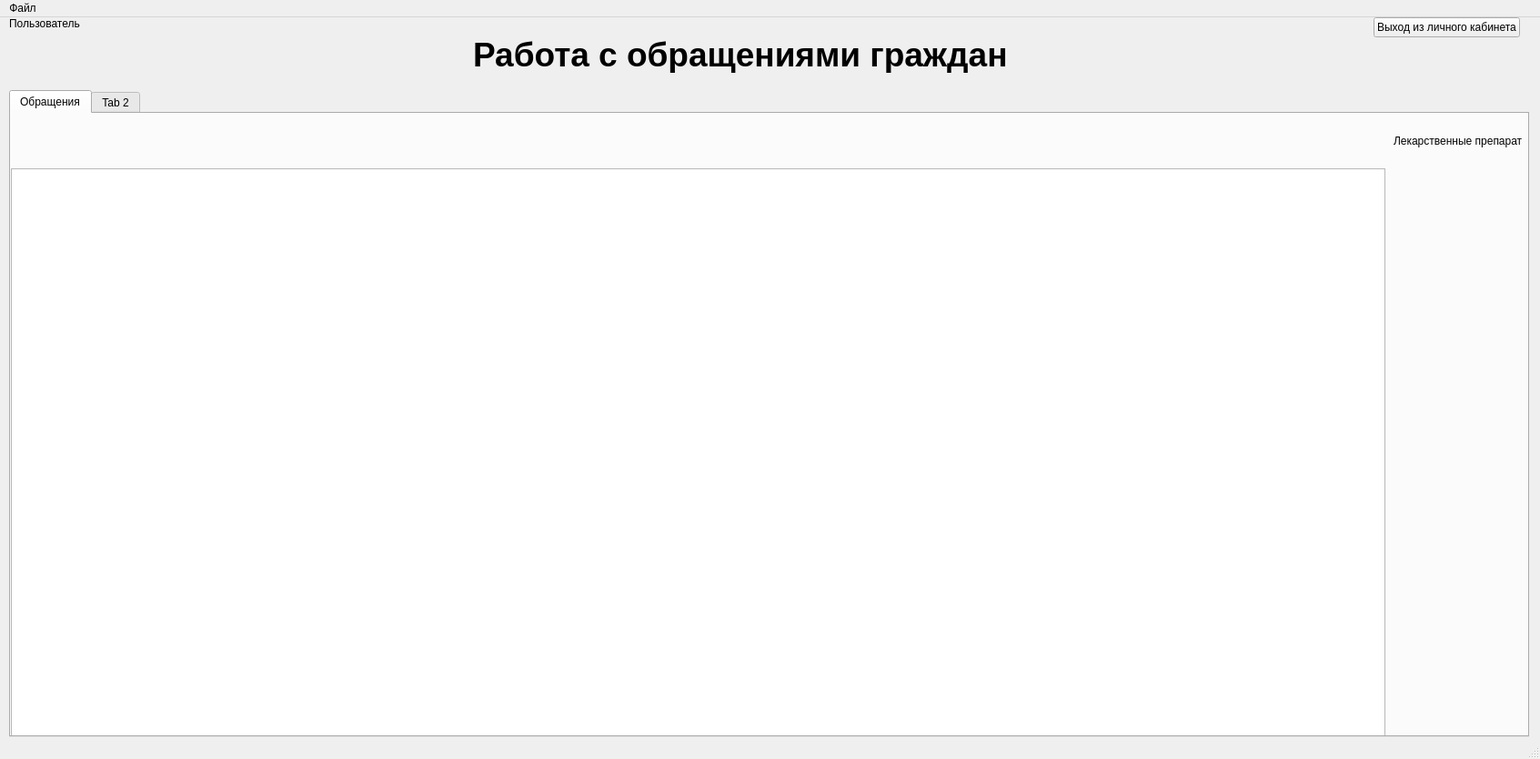
<?xml version="1.0" encoding="UTF-8"?>
<ui version="4.0">
 <class>Account</class>
 <widget class="QMainWindow" name="Account">
  <property name="geometry">
   <rect>
    <x>0</x>
    <y>0</y>
    <width>1693</width>
    <height>834</height>
   </rect>
  </property>
  <property name="windowTitle">
   <string>Работа с обращениями на горячей линии</string>
  </property>
  <widget class="QWidget" name="centralwidget">
   <widget class="QLabel" name="label_2">
    <property name="geometry">
     <rect>
      <x>520</x>
      <y>20</y>
      <width>741</width>
      <height>41</height>
     </rect>
    </property>
    <property name="font">
     <font>
      <pointsize>28</pointsize>
      <weight>75</weight>
      <bold>true</bold>
     </font>
    </property>
    <property name="text">
     <string>Работа с обращениями граждан</string>
    </property>
   </widget>
   <widget class="QTabWidget" name="tabWidget">
    <property name="geometry">
     <rect>
      <x>10</x>
      <y>80</y>
      <width>1671</width>
      <height>711</height>
     </rect>
    </property>
    <property name="currentIndex">
     <number>0</number>
    </property>
    <widget class="QWidget" name="tab">
     <attribute name="title">
      <string>Обращения</string>
     </attribute>
     <widget class="QTableWidget" name="table_appeal_citizens">
      <property name="geometry">
       <rect>
        <x>0</x>
        <y>60</y>
        <width>1511</width>
        <height>631</height>
       </rect>
      </property>
     </widget>
     <widget class="QLabel" name="label_3">
      <property name="geometry">
       <rect>
        <x>1520</x>
        <y>20</y>
        <width>141</width>
        <height>20</height>
       </rect>
      </property>
      <property name="text">
       <string>Лекарственные препараты</string>
      </property>
     </widget>
    </widget>
    <widget class="QWidget" name="tab_2">
     <attribute name="title">
      <string>Tab 2</string>
     </attribute>
    </widget>
   </widget>
   <widget class="QWidget" name="">
    <property name="geometry">
     <rect>
      <x>1510</x>
      <y>0</y>
      <width>161</width>
      <height>42</height>
     </rect>
    </property>
    <layout class="QVBoxLayout" name="verticalLayout">
     <item>
      <widget class="QPushButton" name="pushButton_exit">
       <property name="text">
        <string>Выход из личного кабинета</string>
       </property>
      </widget>
     </item>
     <item>
      <widget class="QLabel" name="type_user">
       <property name="text">
        <string/>
       </property>
      </widget>
     </item>
    </layout>
   </widget>
   <widget class="QWidget" name="">
    <property name="geometry">
     <rect>
      <x>10</x>
      <y>0</y>
      <width>461</width>
      <height>72</height>
     </rect>
    </property>
    <layout class="QVBoxLayout" name="verticalLayout_2">
     <item>
      <widget class="QLabel" name="label">
       <property name="text">
        <string>Пользователь</string>
       </property>
      </widget>
     </item>
     <item>
      <widget class="QLabel" name="name">
       <property name="text">
        <string/>
       </property>
      </widget>
     </item>
     <item>
      <widget class="QLabel" name="position">
       <property name="text">
        <string/>
       </property>
      </widget>
     </item>
     <item>
      <widget class="QLabel" name="departament">
       <property name="text">
        <string/>
       </property>
      </widget>
     </item>
    </layout>
   </widget>
  </widget>
  <widget class="QMenuBar" name="menubar">
   <property name="geometry">
    <rect>
     <x>0</x>
     <y>0</y>
     <width>1693</width>
     <height>20</height>
    </rect>
   </property>
   <widget class="QMenu" name="menu">
    <property name="title">
     <string>Файл</string>
    </property>
   </widget>
   <addaction name="menu"/>
  </widget>
  <widget class="QStatusBar" name="statusbar"/>
 </widget>
 <resources/>
 <connections/>
</ui>
